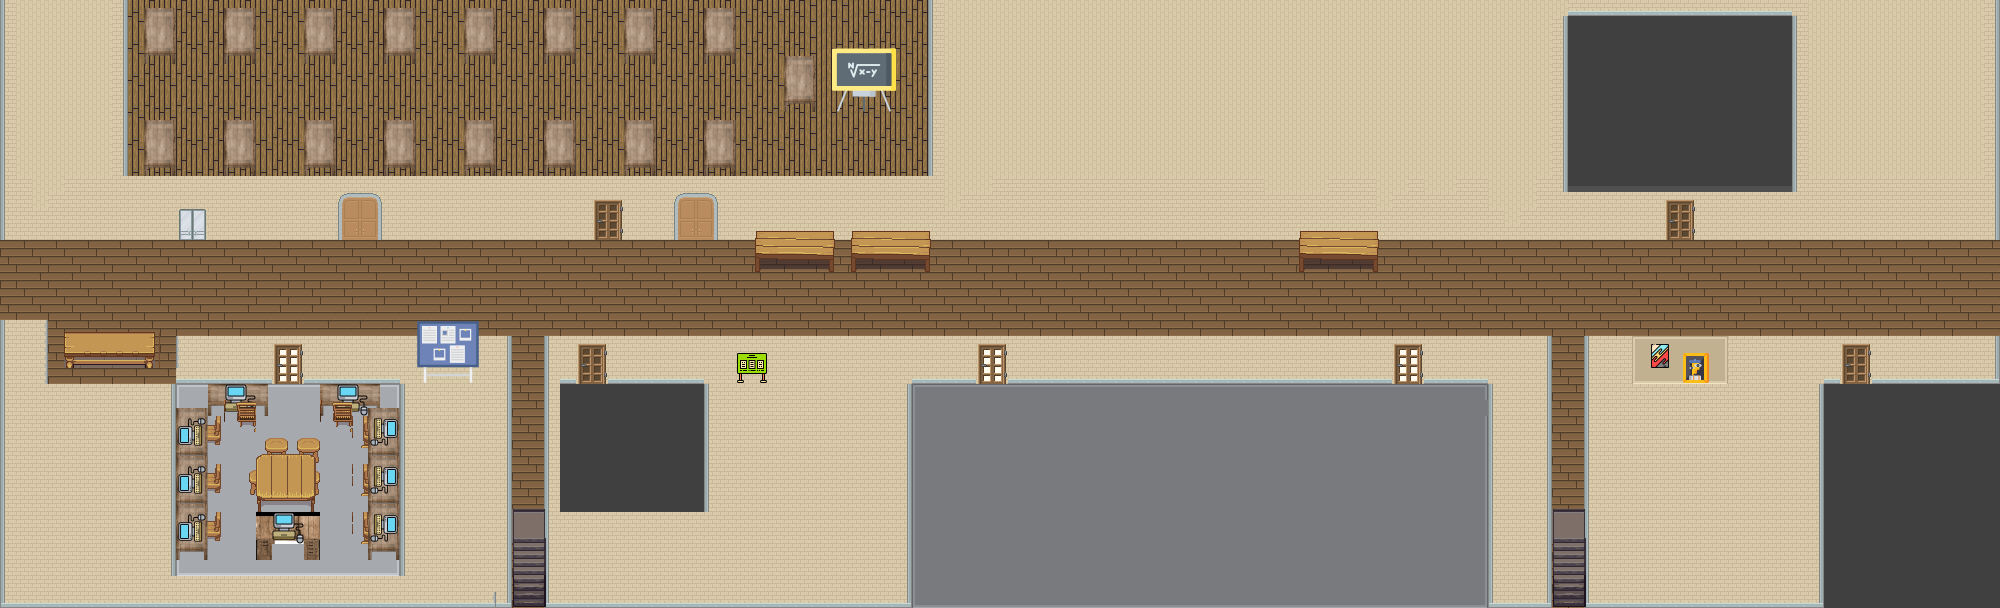

The image is a tile-based game level rendered from a .tmx file. Its description and source (layers, tilesets, objects; grid data summarised) follow:
An orthogonal 125x38 tile map with 16x16 px tiles, 11 tile layers (Underfloor, Floor, Chair, Wall, ...), 7 tilesets and 63 objects.

<map version="1.2" tiledversion="1.3.5" orientation="orthogonal" renderorder="right-down" width="125" height="38" tilewidth="16" tileheight="16" infinite="0" nextlayerid="23" nextobjectid="169">
 <tileset firstgid="1" name="Interior" tilewidth="16" tileheight="16" tilecount="256" columns="16">
  <image source="../Tiles/tileset_16x16_interior.png" width="256" height="256" />
  <terraintypes>
   <terrain name="Roof" tile="32" />
   <terrain name="Carpet red" tile="80" />
   <terrain name="Carpet green" tile="128" />
   <terrain name="Carpet blue" tile="176" />
  </terraintypes>
  <tile id="32" terrain=",,,0" />
  <tile id="33" terrain=",,0,0" />
  <tile id="34" terrain=",,0," />
  <tile id="35" terrain="0,0,0," />
  <tile id="36" terrain="0,0,,0" />
  <tile id="48" terrain=",0,,0" />
  <tile id="49" terrain="0,0,0,0" />
  <tile id="50" terrain="0,,0," />
  <tile id="51" terrain="0,,0,0" />
  <tile id="52" terrain=",0,0,0" />
  <tile id="64" terrain=",0,," />
  <tile id="65" terrain="0,0,," />
  <tile id="66" terrain="0,,," />
  <tile id="80" terrain=",,,1" />
  <tile id="81" terrain=",,1,1" />
  <tile id="82" terrain=",,1," />
  <tile id="83" terrain="1,1,1," />
  <tile id="84" terrain="1,1,,1" />
  <tile id="96" terrain=",1,,1" />
  <tile id="97" terrain="1,1,1,1" />
  <tile id="98" terrain="1,,1," />
  <tile id="99" terrain="1,,1,1" />
  <tile id="100" terrain=",1,1,1" />
  <tile id="112" terrain=",1,," />
  <tile id="113" terrain="1,1,," />
  <tile id="114" terrain="1,,," />
  <tile id="128" terrain=",,,2" />
  <tile id="129" terrain=",,2,2" />
  <tile id="130" terrain=",,2," />
  <tile id="131" terrain="2,2,2," />
  <tile id="132" terrain="2,2,,2" />
  <tile id="144" terrain=",2,,2" />
  <tile id="145" terrain="2,2,2,2" />
  <tile id="146" terrain="2,,2," />
  <tile id="147" terrain="2,,2,2" />
  <tile id="148" terrain=",2,2,2" />
  <tile id="160" terrain=",2,," />
  <tile id="161" terrain="2,2,," />
  <tile id="162" terrain="2,,," />
  <tile id="176" terrain=",,,3" />
  <tile id="177" terrain=",,3,3" />
  <tile id="178" terrain=",,3," />
  <tile id="179" terrain="3,3,3," />
  <tile id="180" terrain="3,3,,3" />
  <tile id="192" terrain=",3,,3" />
  <tile id="193" terrain="3,3,3,3" />
  <tile id="194" terrain="3,,3," />
  <tile id="195" terrain="3,,3,3" />
  <tile id="196" terrain=",3,3,3" />
  <tile id="208" terrain=",3,," />
  <tile id="209" terrain="3,3,," />
  <tile id="210" terrain="3,,," />
 </tileset>
 <tileset firstgid="257" name="roguelikeCity_magenta" tilewidth="16" tileheight="16" spacing="1" tilecount="1036" columns="37">
  <image source="../Tiles/roguelikeCity_magenta.png" width="628" height="475" />
 </tileset>
 <tileset firstgid="1293" name="blonde-wood" tilewidth="16" tileheight="16" spacing="1" tilecount="1800" columns="30">
  <image source="../Tiles/blonde-wood.png" width="512" height="1024" />
 </tileset>
 <tileset firstgid="3093" name="roguelikeDungeon_transparent" tilewidth="16" tileheight="16" spacing="1" tilecount="522" columns="29">
  <image source="../Tiles/roguelikeDungeon_transparent.png" width="492" height="305" />
 </tileset>
 <tileset firstgid="3615" name="laptop" tilewidth="64" tileheight="64" tilecount="4" columns="0">
  <grid orientation="orthogonal" width="1" height="1" />
  <tile id="2">
   <image width="32" height="32" source="../Tiles/bulletin-board.png" />
  </tile>
  <tile id="11">
   <image width="64" height="64" source="../Tiles/pinboard.png" />
  </tile>
  <tile id="14">
   <image width="32" height="56" source="../Tiles/desk.png" />
  </tile>
  <tile id="15">
   <image width="32" height="32" source="../Tiles/wooden_floor.png" />
  </tile>
 </tileset>
 <tileset firstgid="3631" name="bench" tilewidth="86" tileheight="99" tilecount="11" columns="0">
  <grid orientation="orthogonal" width="1" height="1" />
  <tile id="0">
   <image width="86" height="48" source="../Tiles/bench.png" />
  </tile>
  <tile id="4">
   <image width="24" height="24" source="../Tiles/poster.png" />
  </tile>
  <tile id="7">
   <image width="32" height="32" source="../Tiles/modern-art.png" />
  </tile>
  <tile id="37">
   <image width="64" height="64" source="../Tiles/classroom.png" />
  </tile>
  <tile id="40">
   <image width="32" height="56" source="../Tiles/desk.png" />
  </tile>
  <tile id="41">
   <image width="60" height="32" source="../Tiles/desk_rotated.png" />
  </tile>
  <tile id="42">
   <image width="64" height="44" source="../Tiles/another_desk.png" />
  </tile>
  <tile id="44">
   <image width="32" height="32" source="../Tiles/desktop-main.png" />
  </tile>
  <tile id="47">
   <image width="32" height="32" source="../Tiles/desktop_left.png" />
  </tile>
  <tile id="54">
   <image width="34" height="99" source="../Tiles/stairs_top.png" />
  </tile>
  <tile id="55">
   <image width="32" height="32" source="../Tiles/desktop_right.png" />
  </tile>
 </tileset>
 <tileset firstgid="3687" name="interior" tilewidth="32" tileheight="32" tilecount="1" columns="1">
  <image source="../Tiles/interior.png" width="32" height="32" />
 </tileset>
 <objectgroup id="17" name="Obstacle">
  <object id="63" x="0" y="320" width="48" height="64" />
  <object id="64" x="0" y="176.853" width="333.333" height="63.1466" />
  <object id="66" x="384" y="176" width="208" height="64" />
  <object id="67" x="592" y="176" width="32" height="16" />
  <object id="68" x="624" y="176" width="48" height="64" />
  <object id="69" x="672" y="176" width="48" height="16" />
  <object id="70" x="720" y="176" width="384" height="64" />
  <object id="71" x="1104" y="176" width="560" height="64" />
  <object id="72" x="1664" y="176" width="32" height="16" />
  <object id="74" x="1696" y="176" width="304" height="64" />
  <object id="75" x="176" y="336" width="96" height="48" />
  <object id="77" x="304" y="336" width="192" height="48" />
  <object id="78" x="384" y="320" width="64" height="16" />
  <object id="79" x="544" y="336" width="32" height="48" />
  <object id="80" x="576" y="336" width="32" height="16" />
  <object id="81" x="608" y="336" width="368" height="48" />
  <object id="83" x="1008" y="336" width="384" height="48" />
  <object id="85" x="1424" y="336" width="112" height="48" />
  <object id="86" x="1584" y="336" width="256" height="48" />
  <object id="88" x="1872" y="336" width="128" height="48" />
  <object id="89" x="1840" y="336" width="32" height="16" />
  <object id="91" x="64" y="336" width="96" height="48" />
  </objectgroup>
 <layer id="20" name="Underfloor" width="125" height="38">
  <data>[4750 cells, 1 non-empty, 1 distinct tile ids]</data>
 </layer>
 <layer id="8" name="Floor" width="125" height="38">
  <data>[4750 cells, 1079 non-empty, 16 distinct tile ids]</data>
 </layer>
 <layer id="19" name="Chair" width="125" height="38">
  <data>[4750 cells, 16 non-empty, 4 distinct tile ids]</data>
 </layer>
 <layer id="10" name="Wall" width="125" height="38">
  <data>[4750 cells, 2808 non-empty, 24 distinct tile ids]</data>
 </layer>
 <layer id="18" name="Desk" width="125" height="38">
  <data>[4750 cells, 66 non-empty, 28 distinct tile ids]</data>
 </layer>
 <layer id="21" name="Computers" width="125" height="38">
  <data>[4750 cells, 8 non-empty, 3 distinct tile ids]</data>
 </layer>
 <layer id="22" name="Chairs_upper_layer" width="125" height="38">
  <data>[4750 cells, 8 non-empty, 4 distinct tile ids]</data>
 </layer>
 <layer id="14" name="Stairs" width="125" height="38">
  <data>[4750 cells, 505 non-empty, 10 distinct tile ids]</data>
 </layer>
 <layer id="9" name="Bench" width="125" height="38">
  <data>[4750 cells, 21 non-empty, 10 distinct tile ids]</data>
 </layer>
 <layer id="12" name="Table" width="125" height="38">
  <data>[4750 cells, 20 non-empty, 5 distinct tile ids]</data>
 </layer>
 <layer id="11" name="Doors" width="125" height="38">
  <data>[4750 cells, 66 non-empty, 27 distinct tile ids]</data>
 </layer>
</map>
<!-- 41 of 63 objects omitted -->
